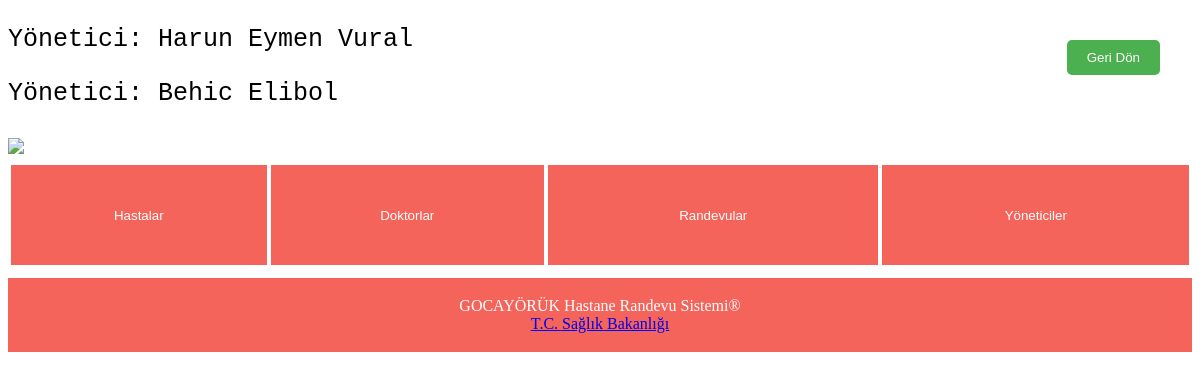
/SHRS/adminPanel.php, run on the app's committed database.
### tables this page shows
CREATE TABLE `adminler` (
  `admin_id` int(11) NOT NULL,
  `admin_ad` varchar(50) NOT NULL,
  `admin_soyad` varchar(50) NOT NULL,
  `admin_tc` varchar(11) NOT NULL,
  `admin_pass` varchar(255) NOT NULL
);

### SHRS/adminPanel.php (the view, shortened to what this page needs)
<!DOCTYPE html>
<html>
<head>
    <link rel="stylesheet" type="text/css" href="style.css">
</head>
<body>
    <div class="banner">
        <?php
        include("baglanCon.php");
        $sql = "SELECT admin_ad, admin_soyad, admin_tc, admin_pass FROM adminler";
        $result = $conn->query($sql);
        if ($result->num_rows > 0) {
            while($adminCek = $result->fetch_assoc()) {
                echo "<p>Yönetici: " . $adminCek["admin_ad"] . " " . $adminCek["admin_soyad"] . "</p>";
            }
        } else {
            echo "Yönetici bulunamadı.";
        }
        ?>
        <img src="../SHRS/newlogo.png">
    </div>
    <div class="buttons">
        <table>
            <tr>
                <td>
                    <form action="../SHRS/hastalar.php" method="get">
                        <button type="submit" name="hastalar">Hastalar</button>
                    </form>
                </td>
                <td>
                    <form action="../SHRS/doktorlar.php" method="get">
                        <button type="submit" name="doktorlar">Doktorlar</button>
                    </form>
                </td>
                <td>
                    <form action="../SHRS/randevular.php" method="get">
                        <button type="submit" name="randevular">Randevular</button>
                    </form>
                </td>
                <td>
                    <form action="../SHRS/yoneticiler.php" method="get">
                        <button type="submit" name="yoneticiler">Yöneticiler</button>
                    </form>
                </td>
            </tr>
        </table>
    </div>
    <div class="footer">
        <footer>
            <p>GOCAYÖRÜK Hastane Randevu Sistemi®<br>
                <a href="https://saglik.gov.tr">T.C. Sağlık Bakanlığı</a>
            </p>
        </footer>
    </div>
    <button onclick="window.location.href='main.php'" class="return-btn">Geri Dön</button>
</body>
</html>

### SHRS/style.css (style rules this page uses)
footer { margin-top: 10px; text-align: center; padding: 3px; background-color: rgba(241, 48, 34, 0.747); color: white; }
.banner img { width: 60% ; }
.banner { font-size: 25px; font-family: 'Courier New', Courier, monospace; }
.buttons table { width: 100%; }
.buttons button { width: 100%; height: 100px; border: none; background-color:rgba(241, 48, 34, 0.747); color: white; }

### SHRS/adminPanel.php (style rules this page uses)
.return-btn { margin: 20px; padding: 10px 20px; background-color: #4CAF50; color: white; border: none; border-radius: 5px; cursor: pointer; position: fixed; top: 20px; right: 20px; z-index: 999; }

### data on the page
adminler: admin_ad "Harun Eymen", admin_soyad "Vural"
adminler: admin_ad "Behic", admin_soyad "Elibol"
